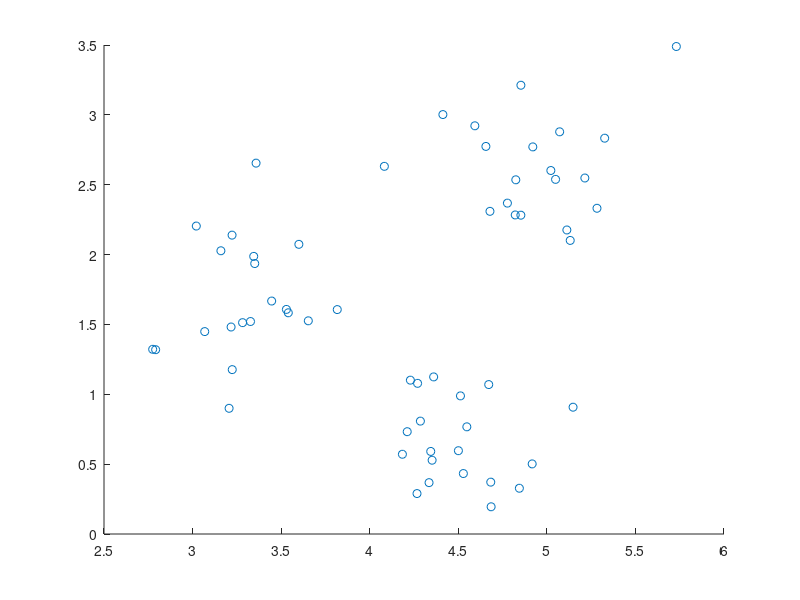
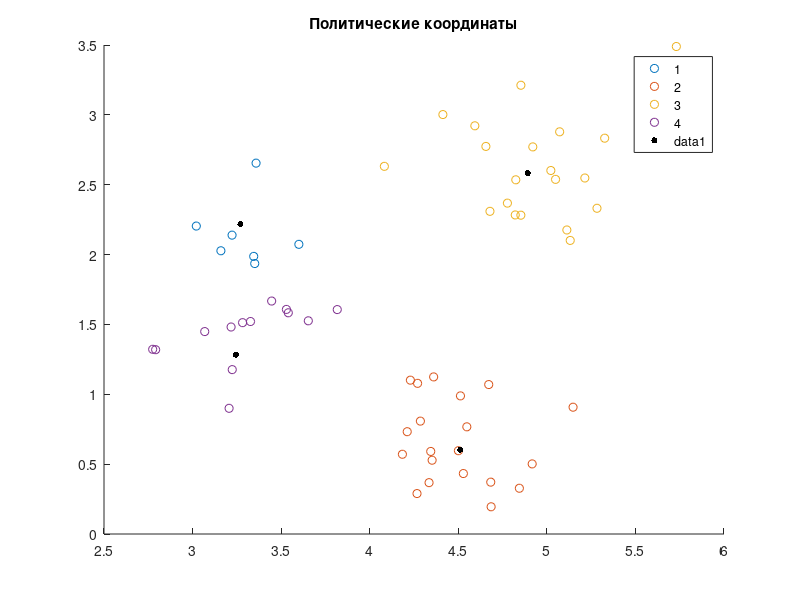

The MATLAB source for these figures, in order:
clc
close all
clear all

xax = fopen('data11.txt','r');
xe = fscanf(xax, '%f', [2 inf])';
fclose(xax);
xaxa = xe(:,1);
axex = xe(:,2);
xoxo = size(xe);
axax = xoxo(2); 
xoxo = xoxo(1); 

figure;
scatter(xaxa, axex, 35);

axaxex = 4; 
xexixoxo = zeros(axaxex, 2); 

for axxax = 1:axaxex
    xexixoxo(axxax,:) = xe(axxax,:); 
end
xexixoxo

xexi = 10000;
xux = 0.1435;
xix = zeros(1, axaxex);
xox = 1;
xexex = 0.01435;
while (true)
    xex = rand;
    xyx = ceil(5 + (xoxo-5)*xex); 
    for xaxaxa = 1:axaxex
         xix(xaxaxa) = pdist([xe(xyx,:); xexixoxo(xaxaxa,:)]); 
    end 
    [xaxaxax, xaxaxa] = min(xix);
    axxaxax = xexixoxo;
    axxaxax(xaxaxa,1) = xexixoxo(xaxaxa,1)+ xux*(xaxa(xyx) - xexixoxo(xaxaxa,1));
    axxaxax(xaxaxa,2) = xexixoxo(xaxaxa,2)+ xux*(axex(xyx) - xexixoxo(xaxaxa,2)); 
    if (xix(xaxaxa) <= xexex) || (xox == xexi)
        break
    end
    xox = xox+1;
    xexixoxo = axxaxax;    
end
xexixoxo
xox

xixix = zeros(1, axaxex);
xoxox = zeros(xoxo, 2);
for axxax = 1:xoxo
    for xaxaxa = 1:axaxex
    xixix(xaxaxa) = pdist([xe(axxax,:); xexixoxo(xaxaxa,:)]);
    end 
    [xaxaxax, xaxaxa] = min(xixix);
    xoxox(axxax,1) = xaxaxa;
    xoxox(axxax,2) = xixix(xaxaxa);
end

figure;
gscatter(xaxa, axex, xoxox(:,1));
title('Политические координаты');
hold on;
scatter(xexixoxo(:,1), xexixoxo(:,2), 20, 'k', 'filled');
